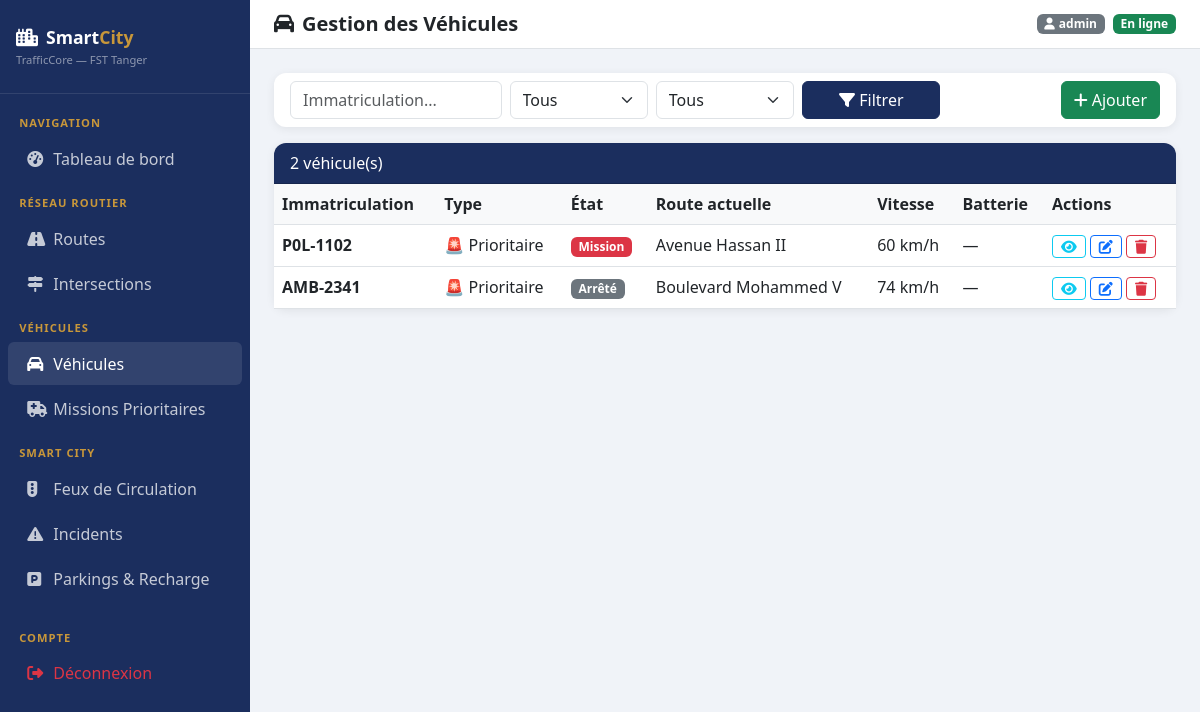
Screenshot of /vehicles/ (signed in) with the database file from the repository.
### vehicles/models.py (models this page shows, shortened)
class Vehicule(models.Model):
    TYPE_CHOICES = [
        ('voiture','Voiture'), ('bus','Bus'), ('camion','Camion'),
        ('moto','Moto'), ('electrique','Électrique'), ('prioritaire','Prioritaire'),
    ]
    ETAT_CHOICES = [
        ('actif','En circulation'), ('arrete','Arrêté'),
        ('recharge','En recharge'), ('mission','En mission'),
    ]
    immatriculation = models.CharField(max_length=20, unique=True)
    type = models.CharField(max_length=20, choices=TYPE_CHOICES)
    vitesse_moyenne = models.FloatField(default=0)
    etat = models.CharField(max_length=20, choices=ETAT_CHOICES, default='arrete')
    route_actuelle = models.ForeignKey(Route, on_delete=models.SET_NULL, null=True, blank=True, related_name='vehicules')
    point_depart = models.CharField(max_length=200, blank=True)
    destination = models.CharField(max_length=200, blank=True)
    niveau_batterie = models.FloatField(null=True, blank=True, help_text="% pour véhicules électriques")
    mission_statut = models.CharField(max_length=100, blank=True)
    priorite = models.IntegerField(default=0, help_text="Niveau de priorité (0=normal, 1-3=prioritaire)")
    date_ajout = models.DateTimeField(auto_now_add=True)
    class Meta: ordering = ['-date_ajout']

### traffic/models.py (models this page shows)
class Route(models.Model):
    SENS_CHOICES = [('1', 'Sens unique'), ('2', 'Double sens')]
    ETAT_CHOICES = [('ouvert', 'Ouverte'), ('ferme', 'Fermée'), ('travaux', 'En travaux')]
    nom = models.CharField(max_length=200)
    longueur_km = models.FloatField(default=1.0)
    nb_voies = models.IntegerField(default=2)
    vitesse_limite = models.IntegerField(default=50)
    sens = models.CharField(max_length=1, choices=SENS_CHOICES, default='2')
    etat = models.CharField(max_length=20, choices=ETAT_CHOICES, default='ouvert')
    zone = models.ForeignKey(ZoneUrbaine, on_delete=models.SET_NULL, null=True, blank=True)
    intersections = models.ManyToManyField(Intersection, blank=True, related_name='routes')
    date_creation = models.DateTimeField(auto_now_add=True)
    def __str__(self): return self.nom
    class Meta: ordering = ['nom']

### vehicles/views.py (the view, shortened to what this page needs)
# urls.py: path('', views.vehicule_list, name='vehicule_list'),
@login_required
def vehicule_list(request):
    form = VehiculeFilterForm(request.GET or None)
    vehicules = Vehicule.objects.select_related('route_actuelle').all()
    return render(request, 'vehicles/vehicule_list.html', {'vehicules': vehicules, 'form': form})

### vehicles/forms.py
class VehiculeFilterForm(forms.Form):
    type = forms.ChoiceField(choices=[('','Tous')]+Vehicule.TYPE_CHOICES, required=False,
                              widget=forms.Select(attrs={'class':'form-select'}))
    etat = forms.ChoiceField(choices=[('','Tous')]+Vehicule.ETAT_CHOICES, required=False,
                              widget=forms.Select(attrs={'class':'form-select'}))
    search = forms.CharField(required=False, widget=forms.TextInput(
        attrs={'class':'form-control','placeholder':'Immatriculation...'}))

### templates/vehicles/vehicule_list.html (shortened to what this page needs)
{% extends 'base.html' %}
{% block page_title %}<i class="fas fa-car me-2"></i>Gestion des Véhicules{% endblock %}
{% block content %}
<div class="card mb-3">
    <div class="card-body py-2">
        <form method="get" class="row g-2 align-items-center">
            <div class="col-md-3">{{ form.search }}</div>
            <div class="col-md-2">{{ form.type }}</div>
            <div class="col-md-2">{{ form.etat }}</div>
            <div class="col-md-2">
                <button type="submit" class="btn btn-primary w-100"><i class="fas fa-filter"></i> Filtrer</button>
            </div>
            <div class="col-md-3 text-end">
                <a href="{% url 'vehicule_create' %}" class="btn btn-success">
                    <i class="fas fa-plus me-1"></i>Ajouter
                </a>
            </div>
        </form>
    </div>
</div>
<div class="card">
    <div class="card-header">{{ vehicules|length }} véhicule(s)</div>
    <div class="card-body p-0">
        <table class="table table-hover mb-0">
            <thead><tr><th>Immatriculation</th><th>Type</th><th>État</th><th>Route actuelle</th><th>Vitesse</th><th>Batterie</th><th>Actions</th></tr></thead>
            <tbody>
            {% for v in vehicules %}
            <tr>
                <td><strong>{{ v.immatriculation }}</strong></td>
                <td>
                    {% if v.type == 'voiture' %}🚗{% elif v.type == 'bus' %}🚌{% elif v.type == 'camion' %}🚛{% elif v.type == 'moto' %}🏍{% elif v.type == 'electrique' %}⚡{% else %}🚨{% endif %}
                    {{ v.get_type_display }}
                </td>
                <td>
                    {% if v.etat == 'actif' %}<span class="badge bg-success">En circulation</span>
                    {% elif v.etat == 'mission' %}<span class="badge bg-danger">Mission</span>
                    {% elif v.etat == 'recharge' %}<span class="badge bg-info">Recharge</span>
                    {% else %}<span class="badge bg-secondary">Arrêté</span>{% endif %}
                </td>
                <td>{{ v.route_actuelle|default:"—" }}</td>
                <td>{{ v.vitesse_moyenne|floatformat:0 }} km/h</td>
                <td>
                    {% if v.niveau_batterie is not None %}
                    <div class="progress" style="width:60px;height:12px" title="{{ v.niveau_batterie }}%">
                        <div class="progress-bar {% if v.niveau_batterie < 20 %}bg-danger{% elif v.niveau_batterie < 50 %}bg-warning{% else %}bg-success{% endif %}"
                             style="width:{{ v.niveau_batterie }}%"></div>
                    </div>
                    {% else %}—{% endif %}
                </td>
                <td>
                    <a href="{% url 'vehicule_detail' v.pk %}" class="btn btn-sm btn-outline-info py-0 px-2"><i class="fas fa-eye"></i></a>
                    <a href="{% url 'vehicule_update' v.pk %}" class="btn btn-sm btn-outline-primary py-0 px-2"><i class="fas fa-edit"></i></a>
                    <a href="{% url 'vehicule_delete' v.pk %}" class="btn btn-sm btn-outline-danger py-0 px-2"><i class="fas fa-trash"></i></a>
                </td>
            </tr>
            {% empty %}
            <tr><td colspan="7" class="text-center text-muted py-4">Aucun véhicule trouvé.</td></tr>
            {% endfor %}
            </tbody>
        </table>
    </div>
</div>
{% endblock %}

### templates/base.html (shortened to what this page needs)
<!DOCTYPE html>
<html lang="fr">
<head>
    <link href="https://cdn.jsdelivr.net/npm/bootstrap@5.3.0/dist/css/bootstrap.min.css" rel="stylesheet">
    <link href="https://cdnjs.cloudflare.com/ajax/libs/font-awesome/6.4.0/css/all.min.css" rel="stylesheet">
</head>
<body>
<div class="sidebar">
    <div class="brand">
        <i class="fas fa-city me-2"></i>Smart<span>City</span>
        <div style="font-size:.7rem;color:rgba(255,255,255,.5);font-weight:400;margin-top:2px">TrafficCore — FST Tanger</div>
    </div>
    <nav class="mt-2">
        <div class="nav-section">Navigation</div>
        <a href="{% url 'dashboard' %}" class="nav-link {% if request.resolver_match.url_name == 'dashboard' %}active{% endif %}">
            <i class="fas fa-tachometer-alt"></i> Tableau de bord
        </a>
        <div class="nav-section">Réseau Routier</div>
        <a href="{% url 'route_list' %}" class="nav-link {% if 'route' in request.resolver_match.url_name %}active{% endif %}">
            <i class="fas fa-road"></i> Routes
        </a>
        <a href="{% url 'intersection_list' %}" class="nav-link {% if 'intersection' in request.resolver_match.url_name %}active{% endif %}">
            <i class="fas fa-map-signs"></i> Intersections
        </a>
        <div class="nav-section">Véhicules</div>
        <a href="{% url 'vehicule_list' %}" class="nav-link {% if 'vehicule' in request.resolver_match.url_name %}active{% endif %}">
            <i class="fas fa-car"></i> Véhicules
        </a>
        <a href="{% url 'mission_list' %}" class="nav-link {% if 'mission' in request.resolver_match.url_name %}active{% endif %}">
            <i class="fas fa-ambulance"></i> Missions Prioritaires
        </a>
        <div class="nav-section">Smart City</div>
        <a href="{% url 'feu_list' %}" class="nav-link {% if 'feu' in request.resolver_match.url_name %}active{% endif %}">
            <i class="fas fa-traffic-light"></i> Feux de Circulation
        </a>
        <a href="{% url 'incident_list' %}" class="nav-link {% if 'incident' in request.resolver_match.url_name %}active{% endif %}">
            <i class="fas fa-exclamation-triangle"></i> Incidents
        </a>
        <a href="{% url 'parking_list' %}" class="nav-link {% if 'parking' in request.resolver_match.url_name %}active{% endif %}">
            <i class="fas fa-parking"></i> Parkings & Recharge
        </a>
        <div class="nav-section mt-3">Compte</div>
        <a href="{% url 'logout' %}" class="nav-link text-danger">
            <i class="fas fa-sign-out-alt"></i> Déconnexion
        </a>
    </nav>
</div>
<div class="main-content">
    <div class="topbar">
        <h5 class="mb-0 fw-bold text-navy">{% block page_title %}Dashboard{% endblock %}</h5>
        <div class="d-flex align-items-center gap-2">
            <span class="badge bg-secondary"><i class="fas fa-user me-1"></i>{{ request.user.username }}</span>
            <span class="badge bg-success">En ligne</span>
        </div>
    </div>
    {% block content %}{% endblock %}
</div>
</body>
</html>

### templates/base.html (style rules this page uses)
:root { --navy: #1B2E5E; --sky: #4A90C4; --gold: #C8973A; --sidebar-w: 250px; }
body { background: #f0f3f8; font-family: 'Segoe UI', sans-serif; }
.sidebar { width: var(--sidebar-w); min-height: 100vh; background: var(--navy); position: fixed; top: 0; left: 0; z-index: 100; overflow-y: auto; }
.sidebar .brand { padding: 1.5rem 1rem; border-bottom: 1px solid rgba(255,255,255,.1); color: white; font-weight: 700; font-size: 1.1rem; }
.sidebar .brand span { color: var(--gold); }
.sidebar .nav-link { color: rgba(255,255,255,.75); padding: .6rem 1.2rem; border-radius: 6px; margin: 2px 8px; transition: all .2s; }
.sidebar .nav-link:hover, .sidebar .nav-link.active { background: rgba(255,255,255,.1); color: white; }
.sidebar .nav-link i { width: 22px; }
.sidebar .nav-section { color: var(--gold); font-size: .7rem; font-weight: 700; text-transform: uppercase; padding: .8rem 1.2rem .2rem; letter-spacing: 1px; }
.main-content { margin-left: var(--sidebar-w); padding: 1.5rem; }
.topbar { background: white; padding: .75rem 1.5rem; margin: -1.5rem -1.5rem 1.5rem; border-bottom: 1px solid #dee2e6; display: flex; align-items: center; justify-content: space-between; }
.card { border: none; border-radius: 12px; box-shadow: 0 2px 10px rgba(0,0,0,.07); }
.card-header { background: var(--navy); color: white; border-radius: 12px 12px 0 0 !important; }
.btn-primary { background: var(--navy); border-color: var(--navy); }
.table th { background: #f8f9fa; font-weight: 600; }

### rows the page displays
Vehicule: immatriculation "P0L-1102", type "Prioritaire", etat "Mission", route_actuelle "Avenue Hassan II", vitesse_moyenne "60"
Vehicule: immatriculation "AMB-2341", type "Prioritaire", etat "Arrêté", route_actuelle "Boulevard Mohammed V", vitesse_moyenne "74"

### other values shown
{{ request.user.username }} "admin"
{{ vehicules|length }} "2"
